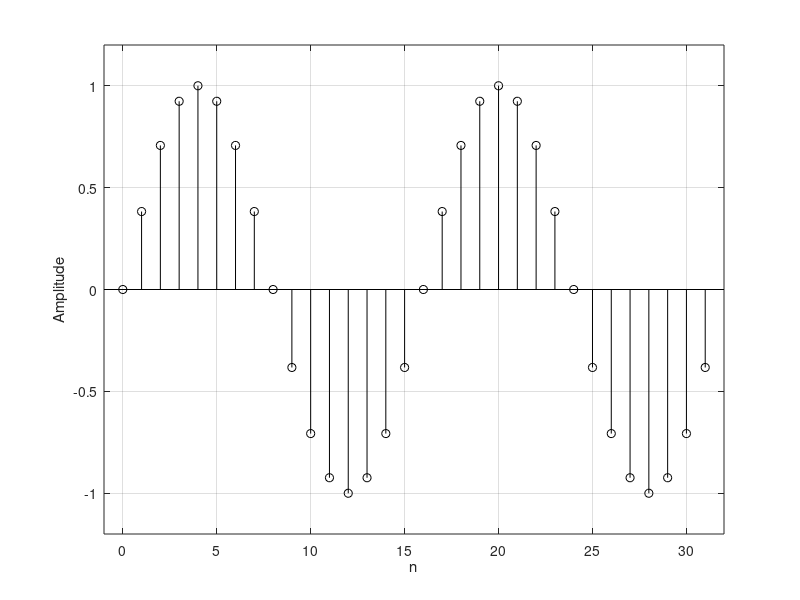

Source code (MATLAB):
a = 1;
f = 128;
Fs = 2048;
w = 2*pi*f;

N = 32;
n = [0:N-1];

x = a*sin(w*n/Fs);
figure;
stem(n,x,'k');
grid on;
axis([-1 N -(a+0.2) (a+0.2)]);
ylabel('Amplitude');
xlabel('n');
print(gcf,'-depsc2','ex11.eps');